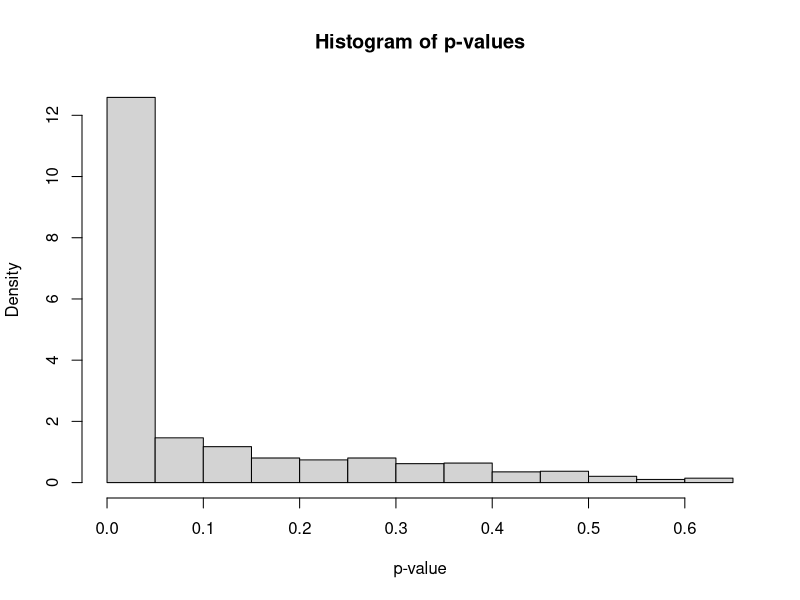
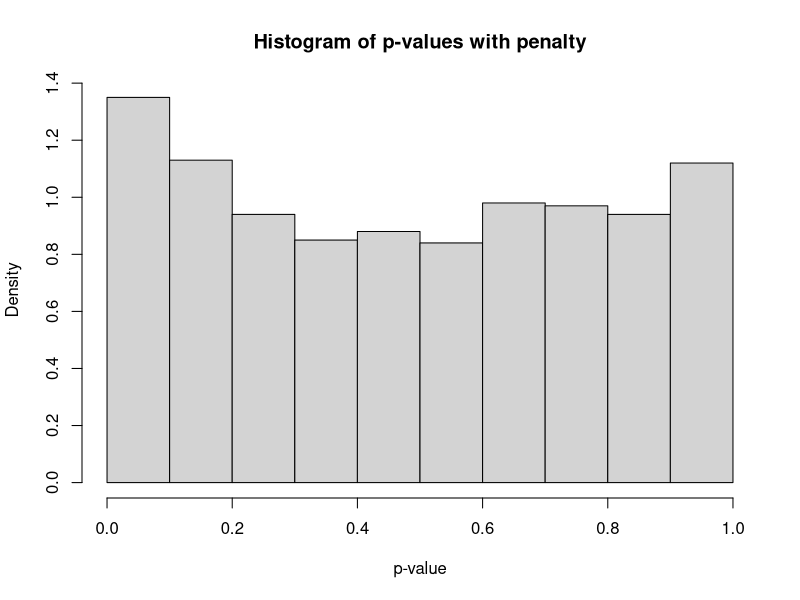

The R source for these figures, in order: (Note: this script raises an error after producing the figures.)
# Load required libraries
library(gam)  # For Generalized Additive Models (GAM)
library(mgcv) # For modern GAM fitting with penalized splines

# -----------------------------------------------------------------------------
# Simulation Study for Type I Error Rate
# -----------------------------------------------------------------------------

library(mgcv)
set.seed(123)
n <- 50
beta <- 0.5

# Generate p-values from GAM fits
pvals <- unlist(lapply(1:1e3, function(s) {
  x <- seq(-2,2,length.out=n)
  y <- x * beta + rnorm(n)
  gam1 <- mgcv::gam(y ~ x + s(x))
  sum1 <- summary(gam1)
  # Get p-value of nonlinear effect
  sum1$s.pv
}))

# Filter out NA and non-positive p-values
pvals <- pvals[!is.na(pvals) & pvals > 0]

# Plot histogram of p-values
hist(pvals, freq = FALSE, main = "Histogram of p-values", xlab = "p-value")

# Calculate inflated type I error rate at significance level 0.05
mean(pvals < 0.05)



pvals_penalty <- unlist(lapply(1:1e3, function(s) {
  x <- seq(-2,2,length.out=n)
  y <- x * beta + rnorm(n)
  gam1 <- mgcv::gam(y ~ x + s(x, bs='tp', m=1, k=10))
  sum1 <- summary(gam1)
  # Get p-value of nonlinear effect
  sum1$s.pv
}))

pvals_penalty <- pvals_penalty[!is.na(pvals_penalty) & pvals_penalty > 0]

hist(pvals_penalty, freq = FALSE, main = "Histogram of p-values with penalty", xlab = "p-value")

mean(pvals_penalty < 0.05)



pvals_gam <- unlist(lapply(1:1e3, function(s) {
  x <- seq(-2,2,length.out=n)
  y <- x * beta + rnorm(n)
  gam1 <- gam::gam(y ~ x + s(x))
  sum1 <- summary(gam1)
  # Get p-value of nonlinear effect
  sum1$anova$`Pr(F)`[3]
}))

pvals_gam <- pvals_gam[!is.na(pvals_gam) & pvals_gam > 0]
hist(pvals_gam, freq = FALSE, main = "Histogram of p-values (gam package)", xlab = "p-value")
mean(pvals_gam < 0.05)


# -----------------------------------------------------------------------------
# Compare p-values for linear and nonlinear effects between `gam` and `mgcv` packages
# -----------------------------------------------------------------------------

# Generate p-values for linear and nonlinear effects using `mgcv`
pvals_mgcv <- lapply(1:1e3, function(s) {
  x <- seq(-2, 2, length.out = n)
  y <- sin(2 * x) + rnorm(n)  # Strong nonlinear effect of x on y, no linear effect
  gam1 <- mgcv::gam(y ~ x + s(x, bs = 'tp', m = 1, k = 10))
  sum1 <- summary(gam1)
  list(
    linear_p = sum1$p.table["x", "Pr(>|t|)"],
    nonlinear_p = sum1$s.table["s(x)", "p-value"]
  )
})

# Extract and filter p-values for linear and nonlinear effects
pvals_linear_mgcv <- unlist(lapply(pvals_mgcv, `[[`, "linear_p"))
pvals_linear_mgcv <- pvals_linear_mgcv[!is.na(pvals_linear_mgcv) & pvals_linear_mgcv > 0]

pvals_nonlinear_mgcv <- unlist(lapply(pvals_mgcv, `[[`, "nonlinear_p"))
pvals_nonlinear_mgcv <- pvals_nonlinear_mgcv[!is.na(pvals_nonlinear_mgcv) & pvals_nonlinear_mgcv > 0]

# Generate p-values for linear and nonlinear effects using `gam`
pvals_gam <- lapply(1:1e3, function(s) {
  x <- seq(-2, 2, length.out = n)
  y <- sin(2 * x) + rnorm(n)  # Strong nonlinear effect of x on y, no linear effect
  gam1 <- gam::gam(y ~ x + s(x))
  sum1 <- summary(gam1)
  list(
    linear_p = sum1$parametric.anova$`Pr(>F)`[1],
    nonlinear_p = sum1$anova$`Pr(F)`[3]
  )
})

# Extract and filter p-values for linear and nonlinear effects
pvals_linear_gam <- unlist(lapply(pvals_gam, `[[`, "linear_p"))
pvals_linear_gam <- pvals_linear_gam[!is.na(pvals_linear_gam) & pvals_linear_gam > 0]

pvals_nonlinear_gam <- unlist(lapply(pvals_gam, `[[`, "nonlinear_p"))
pvals_nonlinear_gam <- pvals_nonlinear_gam[!is.na(pvals_nonlinear_gam) & pvals_nonlinear_gam > 0]

# Compare histograms of p-values
par(mfrow = c(1, 2))
hist(pvals_linear_mgcv, freq = FALSE, main = "mgcv: Linear Effect (Null)", xlab = "p-value")
hist(pvals_linear_gam, freq = FALSE, main = "gam: Linear Effect (Null)", xlab = "p-value")

# Compare Type I error rates at significance level 0.05
cat("Type I error rate (mgcv):", mean(pvals_linear_mgcv < 0.05), "\n")
cat("Type I error rate (gam):", mean(pvals_linear_gam < 0.05), "\n")

# Compare power to detect nonlinear effect at significance level 0.05
cat("Power to detect nonlinear effect (mgcv):", mean(pvals_nonlinear_mgcv < 0.05), "\n")
cat("Power to detect nonlinear effect (gam):", mean(pvals_nonlinear_gam < 0.05), "\n")



# -----------------------------------------------------------------------------
# General Function for Bootstrap Analysis of p-values
# -----------------------------------------------------------------------------

bootstrap_gam_analysis <- function(gam_data, dataset_name, n_bootstrap = 100) {
  set.seed(123)
  predictors <- colnames(gam_data)[-1]  # Get predictor names
  
  # Initialize results storage as matrices with zeros
  results_mgcv <- matrix(0, nrow = length(predictors), ncol = 2)
  results_gam <- matrix(0, nrow = length(predictors), ncol = 2)
  colnames(results_mgcv) <- c("linear_sig_rate", "nonlinear_sig_rate")
  colnames(results_gam) <- c("linear_sig_rate", "nonlinear_sig_rate")
  rownames(results_mgcv) <- predictors
  rownames(results_gam) <- predictors
  
  cat("Starting bootstrap analysis for", dataset_name, "with", n_bootstrap, "replicates...\n")
  cat("This may take a few minutes...\n\n")
  
  # Create full model formulas
  formula_mgcv <- as.formula(paste0(
    "y ~ ",
    paste(predictors, collapse = " + "),
    " + ",
    paste0("s(", predictors, ", bs='tp', m=1, k=10)", collapse = " + ")
  ))
  
  formula_gam <- as.formula(paste0(
    "y ~ ",
    paste(predictors, collapse = " + "),
    " + ",
    paste0("s(", predictors, ")", collapse = " + ")
  ))
  
  # Bootstrap analysis with full models
  for (b in 1:n_bootstrap) {
    cat("Bootstrap replicate:", b, "\n")
    
    # Bootstrap sampling
    boot_indices <- sample(nrow(gam_data), replace = TRUE)
    boot_data <- gam_data[boot_indices, ]
    
    # mgcv fit
    tryCatch({
      gam_mgcv <- mgcv::gam(formula_mgcv, data = boot_data)
      sum_mgcv <- summary(gam_mgcv)
      
      # Extract p-values for each predictor
      for (pred in predictors) {
        linear_p <- sum_mgcv$p.table[pred, "Pr(>|t|)"]
        nonlinear_p <- sum_mgcv$s.table[paste0("s(", pred, ")"), "p-value"]
        
        if (!is.na(linear_p) && linear_p > 0) {
          results_mgcv[pred, "linear_sig_rate"] <- results_mgcv[pred, "linear_sig_rate"] + (linear_p < 0.05)
        }
        if (!is.na(nonlinear_p) && nonlinear_p > 0) {
          results_mgcv[pred, "nonlinear_sig_rate"] <- results_mgcv[pred, "nonlinear_sig_rate"] + (nonlinear_p < 0.05)
        }
      }
    }, error = function(e) {
      cat("mgcv fit failed for replicate", b, "\n")
    })
    
    # gam fit
    tryCatch({
      gam_fit <- gam::gam(formula_gam, data = boot_data)
      sum_gam <- summary(gam_fit)
      
      # Extract p-values for each predictor
      for (i in seq_along(predictors)) {
        pred <- predictors[i]
        linear_p <- sum_gam$parametric.anova$`Pr(>F)`[i]
        nonlinear_p <- sum_gam$anova$`Pr(F)`[length(predictors) + i + 1]  # Adjust index for smooth terms
        
        if (!is.na(linear_p) && linear_p > 0) {
          results_gam[pred, "linear_sig_rate"] <- results_gam[pred, "linear_sig_rate"] + (linear_p < 0.05)
        }
        if (!is.na(nonlinear_p) && nonlinear_p > 0) {
          results_gam[pred, "nonlinear_sig_rate"] <- results_gam[pred, "nonlinear_sig_rate"] + (nonlinear_p < 0.05)
        }
      }
    }, error = function(e) {
      cat("gam fit failed for replicate", b, "\n")
    })
  }
  
  # Convert counts to proportions
  results_mgcv <- results_mgcv / n_bootstrap
  results_gam <- results_gam / n_bootstrap
  
  # Print results
  cat("\n=== ", dataset_name, " Results Summary ===\n\n")
  cat("mgcv package results:\n")
  print(round(results_mgcv, 3))
  cat("\ngam package results:\n")
  print(round(results_gam, 3))
  
  return(list(mgcv = results_mgcv, gam = results_gam))
}

# -----------------------------------------------------------------------------
# Apply Analysis to Different Datasets
# -----------------------------------------------------------------------------

# Diabetes Dataset
data(efron2004, package = "care")
x_mat <- as.matrix(efron2004$x)
class(x_mat) <- "matrix"
X <- x_mat[,-2]  # Remove "sex" (a binary variable)

diabetes_data <- data.frame(
  y = efron2004$y[,1],
  x_mat[,-2] 
)
colnames(diabetes_data)[-1] <- colnames(efron2004$x)[-2]

# Run analysis for diabetes dataset
diabetes_results <- bootstrap_gam_analysis(diabetes_data, "Diabetes Dataset")

# Boston Housing Dataset
data("Boston", package = "MASS")
boston_data <- data.frame(
  y = Boston$medv,  # Median value of owner-occupied homes
  as.matrix(Boston[,-c(4,9,14)])  # Exclude categorical predictors
)

# Run analysis for Boston Housing dataset
boston_results <- bootstrap_gam_analysis(boston_data, "Boston Housing Dataset")

lm(y ~ age + bmi + bp + s1 + s2 + s3 + s4 + s5 + s6, data = gam_data)
